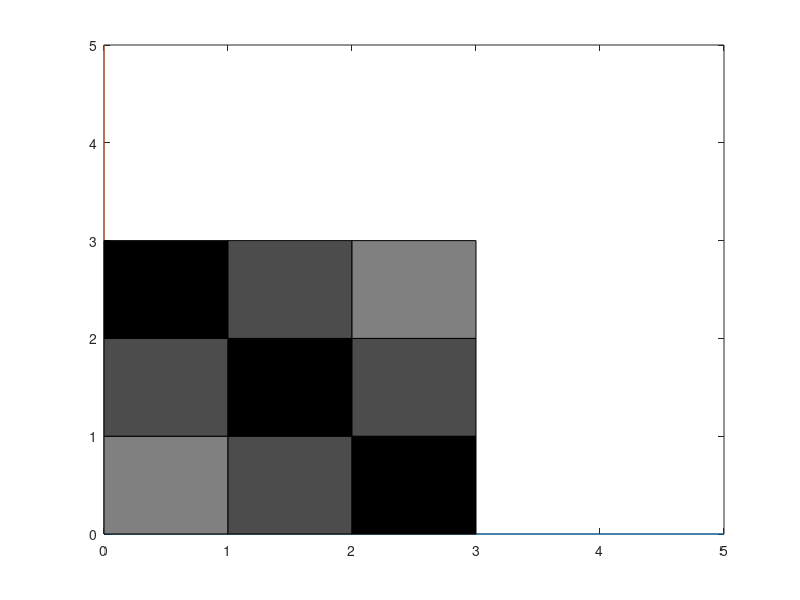

Write MATLAB code to recreate this figure.
%let us assume an organ which is divided into 9X9 matrix
%the values of absorbed x rays is in terms of equations are given below
% a+b+c=12
% d+e+f=13
% g+h+i=12
% a+d+g=12
% b+e+h=13
% c+f+i=12
% g=3
% d+h=8
% a+e+i=15
% a=5
% b+d=8
%c+e+g=11
%solution for a set of 9 equations when rays are sent in different directio
r1=[1 1 1 0 0 0 0 0 0 12];
r2=[0 0 0 1 1 1 0 0 0 13];
r3=[0 0 0 0 0 0 1 1 1 12];
r4=[1 0 0 1 0 0 1 0 0 12];
r5=[0 1 0 0 1 0 0 1 0 13];
r6=[0 0 1 0 0 1 0 0 1 12];
r7=[0 0 0 0 0 0 1 0 0 3];
r8=[0 0 0 1 0 0 0 1 0 8];
r9=[1 0 0 0 1 0 0 0 1 15];
r10=[1 0 0 0 0 0 0 0 0 5];
r11=[0 1 0 1 0 0 0 0 0 8];
r12=[0 0 1 0 1 0 1 0 0 11];
tot1=[r1;r2;r3;r4;r5;r6;r7;r8;r9];
solution1solution1=rref(tot1)
tot2=[r1;r2;r3;r4;r5;r6;r10;r11;r12];
solution2=rref(tot2)
%from the two solution sets we can get our final overlaped values as:
% a=5;b=4;c=3
% d=4;e=5;f=4
% g=3;h=4;i=5
plot([0,5],[0,0])
hold on
plot([0,0],[0,5])
g=fill([0,1,1,0],[0,0,1,1],[0.5 0.5 0.5]);
hold on
h=fill([1,2,2,1],[0,0,1,1],[0.3 0.3 0.3]);
hold on
i=fill([2,3,3,2],[0,0,1,1],'k');
hold on
d=fill([0,1,1,0],[1,1,2,2],[0.3 0.3 0.3]);
hold on
e=fill([1,2,2,1],[1,1,2,2],'k');
hold on
f=fill([2,3,3,2],[1,1,2,2],[0.3 0.3 0.3]);
hold on
a=fill([0,1,1,0],[2,2,3,3],'k');
hold on
b=fill([1,2,2,1],[2,2,3,3],[0.3 0.3 0.3]);
hold on
c=fill([2,3,3,2],[2,2,3,3],[0.5 0.5 0.5]);
hold on